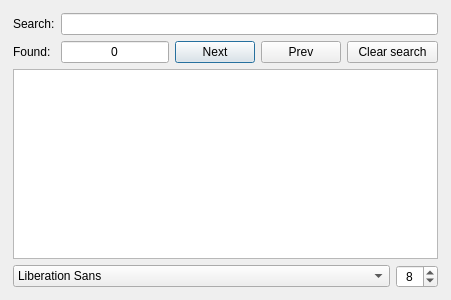
<?xml version="1.0" encoding="UTF-8"?>
<ui version="4.0">
 <class>TextEditor</class>
 <widget class="QDialog" name="TextEditor">
  <property name="geometry">
   <rect>
    <x>0</x>
    <y>0</y>
    <width>451</width>
    <height>300</height>
   </rect>
  </property>
  <property name="minimumSize">
   <size>
    <width>450</width>
    <height>300</height>
   </size>
  </property>
  <property name="maximumSize">
   <size>
    <width>800</width>
    <height>600</height>
   </size>
  </property>
  <property name="windowTitle">
   <string>Text Finder</string>
  </property>
  <widget class="QWidget" name="layoutWidget">
   <property name="geometry">
    <rect>
     <x>10</x>
     <y>10</y>
     <width>431</width>
     <height>281</height>
    </rect>
   </property>
   <layout class="QGridLayout" name="gridLayout">
    <property name="leftMargin">
     <number>3</number>
    </property>
    <property name="topMargin">
     <number>3</number>
    </property>
    <property name="rightMargin">
     <number>3</number>
    </property>
    <property name="bottomMargin">
     <number>3</number>
    </property>
    <item row="1" column="1">
     <widget class="QLineEdit" name="countOfFoundLineEdit">
      <property name="sizePolicy">
       <sizepolicy hsizetype="Fixed" vsizetype="Fixed">
        <horstretch>0</horstretch>
        <verstretch>0</verstretch>
       </sizepolicy>
      </property>
      <property name="minimumSize">
       <size>
        <width>80</width>
        <height>20</height>
       </size>
      </property>
      <property name="inputMask">
       <string>9</string>
      </property>
      <property name="text">
       <string>0</string>
      </property>
      <property name="maxLength">
       <number>1</number>
      </property>
      <property name="frame">
       <bool>true</bool>
      </property>
      <property name="alignment">
       <set>Qt::AlignCenter</set>
      </property>
      <property name="readOnly">
       <bool>true</bool>
      </property>
      <property name="clearButtonEnabled">
       <bool>false</bool>
      </property>
     </widget>
    </item>
    <item row="0" column="0">
     <widget class="QLabel" name="labelSearch">
      <property name="text">
       <string>Search:</string>
      </property>
      <property name="alignment">
       <set>Qt::AlignLeading|Qt::AlignLeft|Qt::AlignVCenter</set>
      </property>
     </widget>
    </item>
    <item row="1" column="0">
     <widget class="QLabel" name="label">
      <property name="text">
       <string>Found:</string>
      </property>
      <property name="alignment">
       <set>Qt::AlignLeading|Qt::AlignLeft|Qt::AlignVCenter</set>
      </property>
     </widget>
    </item>
    <item row="2" column="0" colspan="6">
     <widget class="QTextEdit" name="textEdit"/>
    </item>
    <item row="3" column="5">
     <widget class="QSpinBox" name="fontSizeSpinBox">
      <property name="alignment">
       <set>Qt::AlignCenter</set>
      </property>
      <property name="readOnly">
       <bool>false</bool>
      </property>
      <property name="minimum">
       <number>1</number>
      </property>
      <property name="maximum">
       <number>72</number>
      </property>
      <property name="value">
       <number>8</number>
      </property>
      <property name="displayIntegerBase">
       <number>10</number>
      </property>
     </widget>
    </item>
    <item row="1" column="2">
     <widget class="QPushButton" name="buttonNext">
      <property name="text">
       <string>Next</string>
      </property>
     </widget>
    </item>
    <item row="3" column="0" colspan="5">
     <widget class="QFontComboBox" name="fontComboBox">
      <property name="editable">
       <bool>false</bool>
      </property>
     </widget>
    </item>
    <item row="1" column="3">
     <widget class="QPushButton" name="buttonPrev">
      <property name="text">
       <string>Prev</string>
      </property>
     </widget>
    </item>
    <item row="1" column="4" colspan="2">
     <widget class="QPushButton" name="buttonClear">
      <property name="sizePolicy">
       <sizepolicy hsizetype="Expanding" vsizetype="Fixed">
        <horstretch>0</horstretch>
        <verstretch>0</verstretch>
       </sizepolicy>
      </property>
      <property name="text">
       <string>Clear search</string>
      </property>
     </widget>
    </item>
    <item row="0" column="1" colspan="5">
     <widget class="QLineEdit" name="searchLine">
      <property name="maxLength">
       <number>99</number>
      </property>
     </widget>
    </item>
   </layout>
  </widget>
 </widget>
 <resources/>
 <connections/>
</ui>
